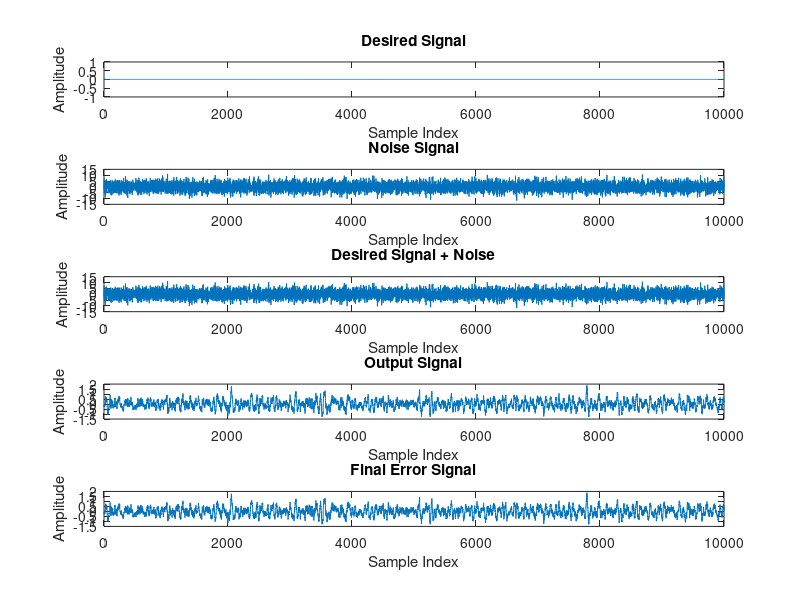

Here is the MATLAB script that generated this plot:

clc;
clear;
close all;
% Parameters
% filename = 'anc_test_audio.wav'; % File name of the audio
% info = audioinfo(filename); % Get audio file information
% N = info.TotalSamples; % Length of signal
% Parameters
N = 10000; % Length of signal
M = 32; % Filter order
delta = 1e-6; % Small constant to avoid division by zero
noise_variance = 0.1; % Variance of the Gaussian noise

% Signals
x = 10 * sqrt(noise_variance) * randn(N, 1); % Gaussian noise signal
Fs=96000;
freq=1000;
% a = audioread(filename); % Load audio data
% a = 1* sin(2 * pi * (1:N) * (freq/Fs)); % Desired signal (zero amplitude)

% a=a';
a = 0*sin(2 * pi * 0.01 * (1:N)');
x_plus_a = a + x; % Desired signal with added noise

% Filters
p = ones(M, 1); % Primary path filter
p(1) = 1;
p(2) = 0.8;
p(3) = 1.3;

s = ones(M, 1); % Secondary path filter
s(1)=1.4;
s(2)=1.6;
s(3)=0.6;
% Normalize the secondary path filter

shat = ones(M,1); % Set estimated secondary path filter equal to the normalized s

% Initialize adaptive filter weights
w = ones(M, 1);


% Buffers for input signals
d_buffer = zeros(M, 1);

x_buffer = zeros(M, 1);
a_buffer = zeros(M, 1); % Buffer for the desired signal
y_buffer = zeros(M, 1); % Buffer for the output signal passed through s
yhat_buffer = zeros(M, 1);
e_buffer = zeros(M, 1);
% Initialize final error buffer
final_error_buffer = zeros(M, 1); % Buffer for storing the past 32 values of final_error

% Output signals
y = zeros(N, 1);
e = zeros(N, 1);
final_error = zeros(N, 1);

% Calculate average power of the input signals
P_x = mean(x.^2);
P_a = mean(a.^2);

% Determine step sizes based on the given criteria
mu_w = 0.01; % Step size for NLMS algorithm for w(n)
mu_shat = 0.01; % Step size for NLMS algorithm for shat(n)

% ANC System Implementation
e_arr = zeros(N, 1);
y_arr = zeros(N, 1);
f_error = zeros(N, 1);
s = s./(sum(abs(s))+delta);
p = p./(sum(abs(p))+delta);
w = w./(sum(abs(w))+delta);   
shat = shat./(sum(abs(shat))+delta);


for n = 1:N
    % Update input signal buffer
    
    
    x_buffer = [x(n); x_buffer(1:M-1)];
    
    w = w./(sum(abs(w))+delta);   
    
    % Update desired signal buffer
    a_buffer = [a(n); a_buffer(1:M-1)];
    
    % Primary path output
    d = p' * x_buffer;
    d_buffer = [d; d_buffer(1:M-1)];
    shat = shat./(sum(abs(shat))+delta);
    % Estimated secondary path output
    xhat = shat' * x_buffer;
   
    % Adaptive filter output (anti-noise)
    y = w' * x_buffer;
   
    % Output signal
    y_plus_a = a(n) + y;
   
    % Update y_buffer
    y_buffer = [y_plus_a; y_buffer(1:M-1)];
    
    % Output signal passed through the secondary path
    yhat = s' * y_buffer;
    yhat_buffer = [yhat; yhat_buffer(1:M-1)];
 
    % Error signal
    e = -d + yhat; % Final output after secondary path
  
    % Estimated desired signal passed through estimated secondary path
    ahat = shat' * a_buffer;
    % ahat = ahat/32;
    % Final error
    final_error = -ahat + e;
    
    % Update final error buffer
    final_error_buffer = [final_error; final_error_buffer(1:M-1)];
    
    % Normalize the Filter
    norm_factor_w = x_buffer' * x_buffer + delta;
    w = w + (mu_w / norm_factor_w) * (final_error_buffer.*x_buffer);
    
    e_buffer = [e; e_buffer(1:M-1)];
    
    % Update estimated secondary path filter weights for shat using NLMS
    norm_factor_shat = yhat_buffer' * yhat_buffer + delta;
    shat = shat + (mu_shat / norm_factor_shat) * (final_error_buffer.*yhat_buffer);
   
    % Store error and output signals
    e_arr(n) = e;
    y_arr(n) = y;
    f_error(n) = final_error;
    
    % Print values of e and final_error every 50 iterations
    if mod(n, 50) == 0
        disp(['Iteration ', num2str(n), ': d = ', num2str(d), ', yhat = ', num2str(yhat(1)), ...
              ', y = ', num2str(y), ', e(d-yhat) = ', num2str(e), ', final_error = ', num2str(final_error),', ahat= ', num2str(ahat),...
              ', x = ', num2str(x(n)),', a= ', num2str(a(n))]);
    end
end
% info.SampleRate=N;
% audiowrite('audio1_ANC.wav',e,Fs);


% % Play noisy input signal
% soundsc(a, info.SampleRate);
% 
% % Pause for a few seconds before playing the output signal
% pause(length(x_plus_a) / info.SampleRate);
% 
% soundsc(x_plus_a, info.SampleRate);
% 
% % Pause for a few seconds before playing the output signal
% pause(length(x_plus_a) / info.SampleRate);
% 
% % Play output signal
% soundsc(e_arr, info.SampleRate);

% Plot results
figure;
subplot(5, 1, 1);
plot(a);
title('Desired Signal');
xlabel('Sample Index');
ylabel('Amplitude');

subplot(5, 1, 2);
plot(x);
title('Noise Signal');
xlabel('Sample Index');
ylabel('Amplitude');

subplot(5, 1, 3);
plot(x_plus_a);
title('Desired Signal + Noise');
xlabel('Sample Index');
ylabel('Amplitude');

subplot(5, 1, 4);
plot(e_arr);
title('Output Signal');
xlabel('Sample Index');
ylabel('Amplitude');

subplot(5, 1, 5);
plot(f_error);
title('Final Error Signal');
xlabel('Sample Index');
ylabel('Amplitude');
